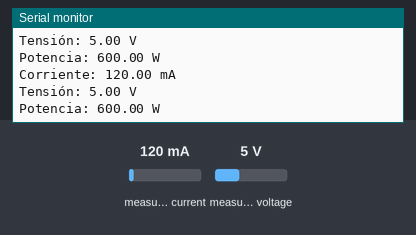
The sketch below on a simulated Arduino Uno, built with avr-gcc and run on an emulated ATmega328P. Shown: the last lines printed to the serial monitor. Inputs (shaded band) come from the test bench; at power-on: measured current 120 mA, measured voltage 5 V.

Above: at 1.2 s.
1.3 s: measured current set to 40 mA
At 2.6 s:
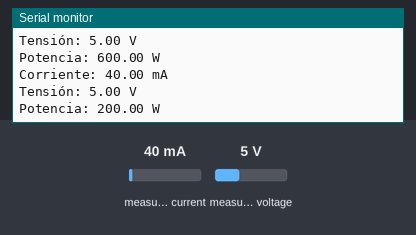
2.8 s: measured voltage set to 0.3 V
At 3.9 s:
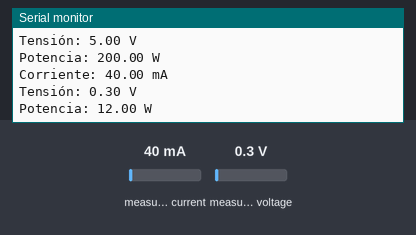
4.3 s: measured current set to 500 mA
At 5.9 s:
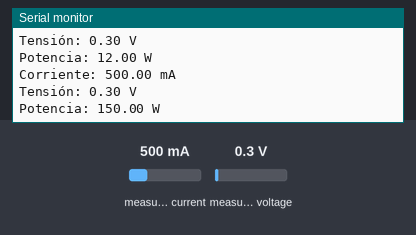
Timing chart, 0 to 7.4 s (numbered marks = the images above; inputs shaded):
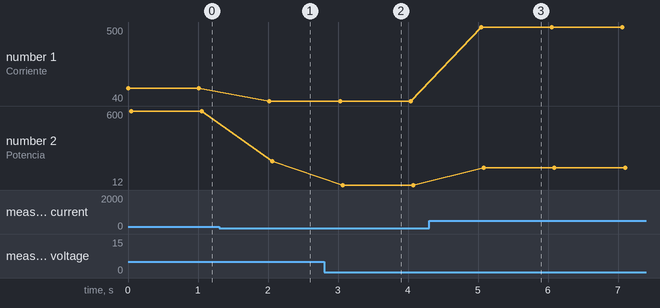

Measured:
- after the input at 1.3 s, the serial monitor: prints a new line after 0.72 s (image 1)
- after the input at 2.8 s, the serial monitor: prints a new line after 0.25 s (image 2)
- after the input at 4.3 s, the serial monitor: prints a new line after 0.74 s (image 3)
- plotted number 1: 120 → 40 after the input at 1.3 s, 40 → 500 after the input at 4.3 s
- plotted number 2: 600 → 200 after the input at 1.3 s, 200 → 12 after the input at 2.8 s, 12 → 150 after the input at 4.3 s

The sketch:

prueba-voltaje.ino
```cpp
#include <Adafruit_INA219.h>

#define INA219_ADDRESS 0x40

Adafruit_INA219 ina219(INA219_ADDRESS);

void setup() {
  Serial.begin(9600);

  ina219.begin();
}

void loop() {
  float current = ina219.getCurrent_mA();
  float voltage = ina219.getBusVoltage_V();
  float power = ina219.getPower_mW();

  Serial.print("Corriente: ");
  Serial.print(current);
  Serial.println(" mA");

  Serial.print("Tensión: ");
  Serial.print(voltage);
  Serial.println(" V");

  Serial.print("Potencia: ");
  Serial.print(power);
  Serial.println(" W");

  delay(1000);
}
```
